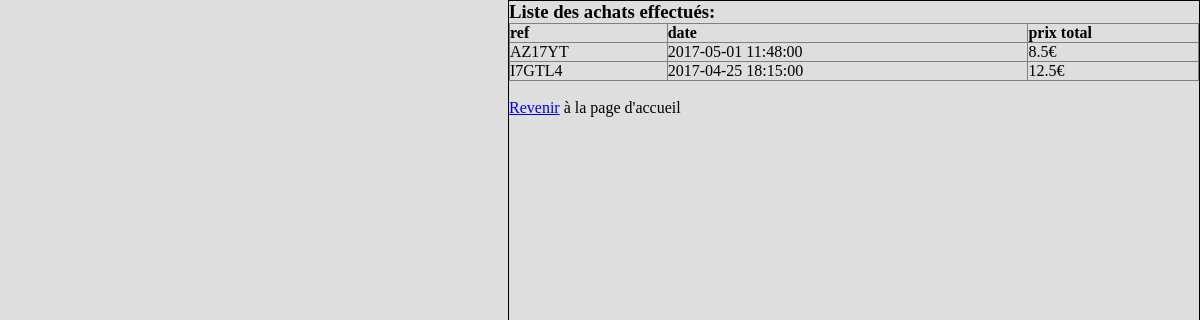
/espaceclient.php (signed in), run on the app's committed database.
### tables this page shows
CREATE TABLE `commandes` (
  `cid` int(11) NOT NULL,
  `ref` varchar(10) NOT NULL,
  `uid` int(11) NOT NULL,
  `rid` int(11) NOT NULL,
  `date` datetime NOT NULL,
  `statut` enum('preparation','livraison','terminee','') NOT NULL DEFAULT 'preparation'
);

### auth/loader.php (called while the page is built, shortened)
<?php
spl_autoload_register(function ($class) {
    $path = explode('\\',$class);
    $class = array_pop($path);
});
$idm = new Pw\Auth\Identity\IdentityManager();

### auth/IdentityManager.php (called while the page is built, shortened)
<?php
class IdentityManager implements \ArrayAccess
{
    protected $storage;
    public function __construct(&$storage = null)
    {
        if (is_array($storage)) {
            $this->storage = &$storage;
        } elseif ($storage instanceof ArrayAccess) {
            $this->storage = $storage;
        } else {
            $this->storage = &$_SESSION;
        }
    }
    public function hasIdentity()
    {
        return isset($this->storage[self::IDKEY]) && isset($this->storage[self::IDKEY]['identity']);
    }
    public function hasUid()
    {
        return $this->hasIdentity() && isset($this->storage[self::IDKEY]['uid']);
    }
    public function getUid()
    {
        return $this->storage[self::IDKEY]['uid'];
    }
}

### espaceclient.php (the view, shortened to what this page needs)
<?php
include("header.php");
include('auth/loader.php');
?>
<link rel="stylesheet" type="text/css" href="style/admin.css" />
<div class="right">
		<?php
		$uid = $idm->getUid();
		if(isset($uid)) {
			try {
				require("db_config.php");
				$SQL = "SELECT COUNT(*) FROM commandes WHERE uid = $uid";
				$st = $db->prepare($SQL);
				$st->execute();
				$number = $st->fetchColumn();
				if($number == 0) {
					echo "Vous avez fait aucun d'achat.<br>";
				}
				else {
					$SQL = "SELECT * FROM commandes WHERE uid = $uid";
					$res = $db->query($SQL);
					?>
					<h3>Liste des achats effectués: </h3>
					<table width="100%" border="1">
						<tr>
							<th>ref</th>
							<th>date</th>
							<th>prix total</th>
						</tr>
						<?php
						foreach($res as $row) {
							?>
							<tr>
								<td><?php echo $row['ref'] ?></td>
								<td><?php echo $row['date'] ?></td>
								<td>
									<?php
									$rid = $row['rid'];
							$cid = $row['cid'];
							$prix_rid = 0;
							$prix_sid = 0;
							$SQL1 = "SELECT recettes.prix FROM commandes INNER JOIN recettes ON commandes.rid = recettes.rid WHERE commandes.rid = $rid ";
							$res1 = $db->query($SQL1);
							foreach($res1 as $row1) {
							$prix_rid = $row1['prix'];
							}
							$SQL2 = "SELECT supplements.prix FROM supplements INNER JOIN extras ON supplements.sid = extras.sid WHERE extras.cid = $cid";
							$st = $db->query($SQL2);
							foreach($st as $row2) {
							$prix_sid = $prix_sid+$row2['prix'];
							}
									$total = $prix_sid + $prix_rid;
									echo $total."€";
									?>
								</td>
							</tr>
							<?php } ?>
						</table>
						<?php
					}
				}
				catch (PDOException $e) {
					echo "Erreur SQL: ".$e->getMessage();
				}
				?>
				<br>
				<a href='index.php'>Revenir</a> à la page d'accueil
				<?php
			} else {
				echo 'Veillez <a href="login.php">connecter</a> d\'abord.<br>';
			}
			?>
</div>
		<?php
		include "footer.php";
		?>

### admin/style/admin.css (style rules this page uses)
table { border-collapse: collapse; }
* { padding: 0; margin: 0; }
.right { width: 690px; height: 1000px; border: 1px solid #000000; float: right; }

### header.php (style rules this page uses)
.right { text-align: left }
body { background-color: #DEDEDE }

### data on the page
commandes: ref "AZ17YT", date "2017-05-01 11:48:00", total "8.5"
commandes: ref "I7GTL4", date "2017-04-25 18:15:00", total "12.5"
